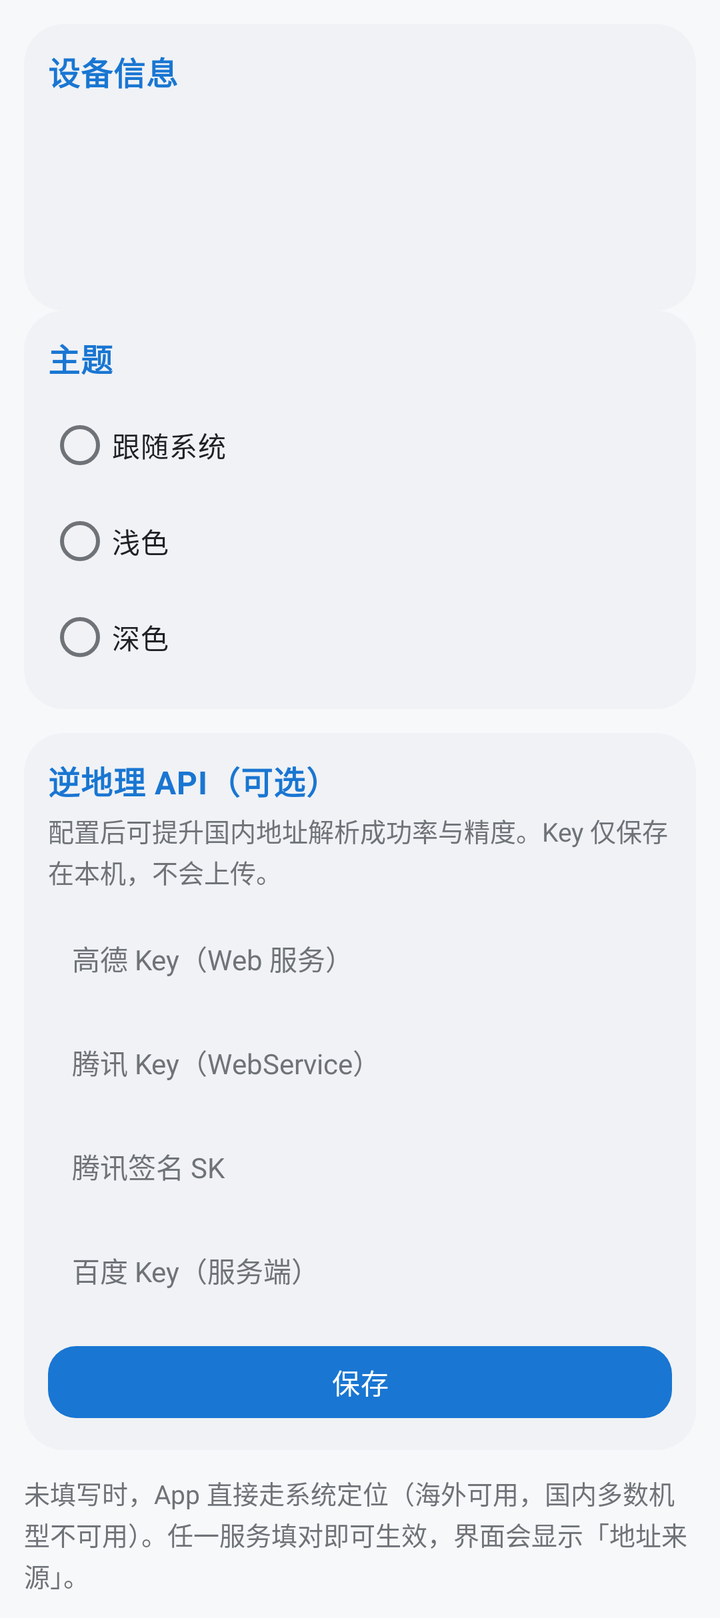
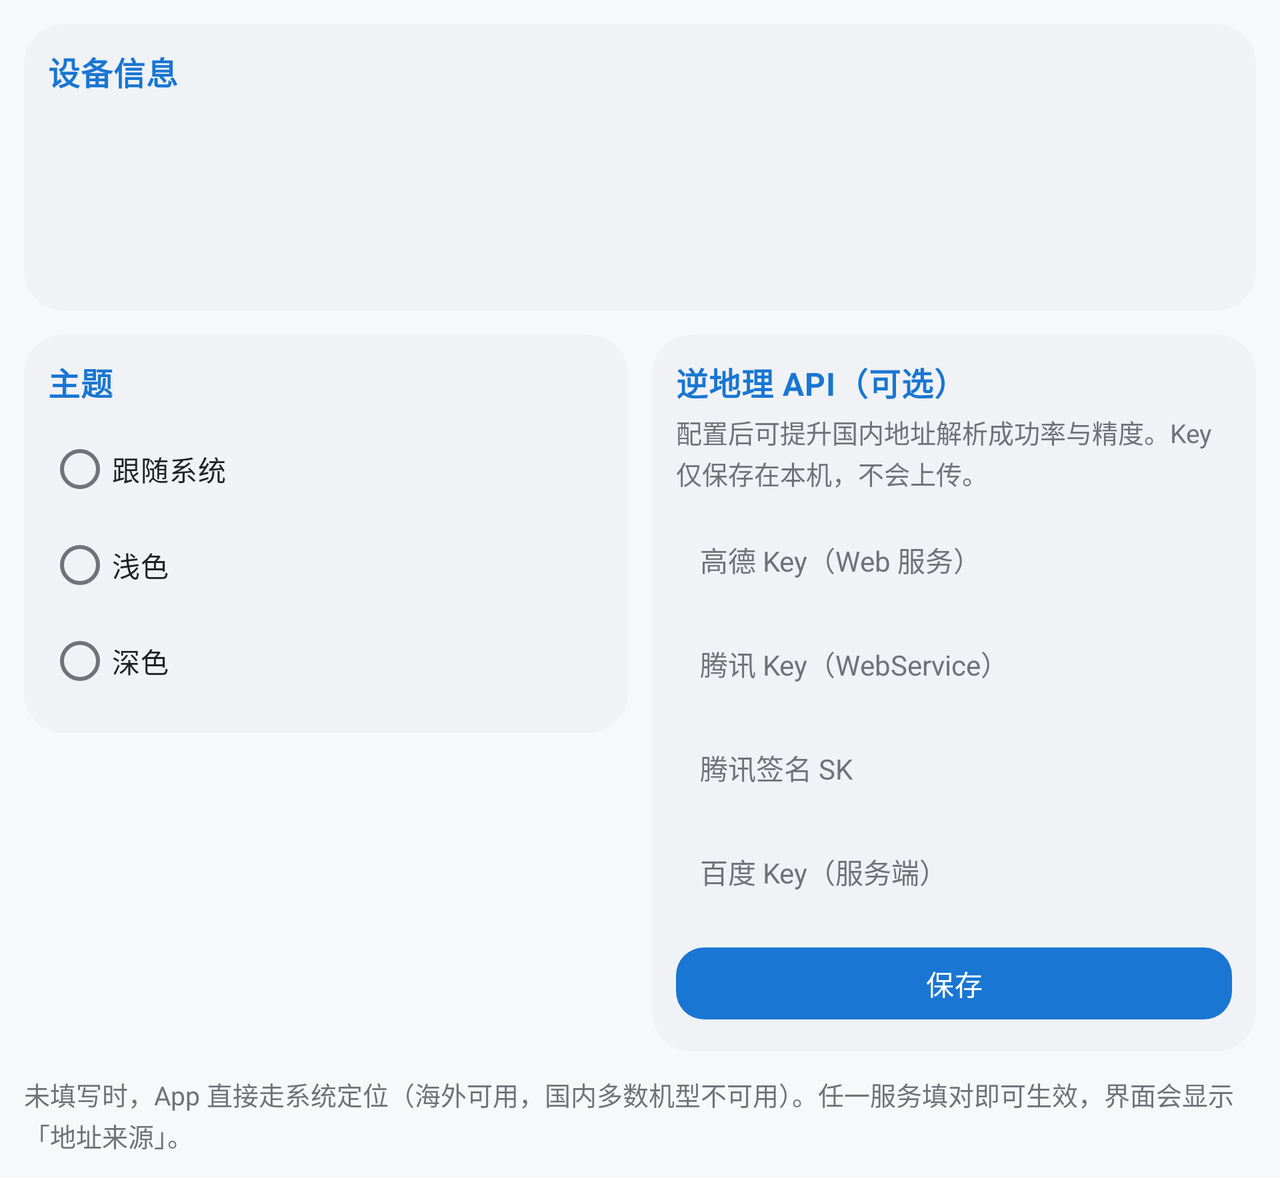

Compare how this app lays out the same screen by default and in its alternative resource folder. The renders come first, then the two layout files and the values they reference.
<!-- AndroidManifest.xml: application theme Theme.Suntime -->
<!-- res/layout/fragment_settings.xml -->
<?xml version="1.0" encoding="utf-8"?>
<ScrollView xmlns:android="http://schemas.android.com/apk/res/android"
    android:layout_width="match_parent"
    android:layout_height="match_parent"
    android:background="@color/bg"
    android:fillViewport="true">

    <LinearLayout
        android:layout_width="match_parent"
        android:layout_height="wrap_content"
        android:orientation="vertical"
        android:padding="@dimen/space_16"
        android:maxWidth="@dimen/content_max_width"
        android:layout_gravity="center_horizontal">

        
        <LinearLayout
            android:layout_width="match_parent"
            android:layout_height="wrap_content"
            android:background="@drawable/bg_group"
            android:orientation="vertical"
            android:padding="@dimen/space_12">

            <TextView
                style="@style/Text.Suntime.Header"
                android:layout_width="wrap_content"
                android:layout_height="wrap_content"
                android:text="@string/settings_device_info" />

            <TextView
                android:id="@+id/tvDeviceResolution"
                android:layout_width="match_parent"
                android:layout_height="wrap_content"
                android:layout_marginTop="@dimen/space_8"
                android:textColor="@color/text_primary"
                android:textSize="@dimen/text_body_sm" />

            <TextView
                android:id="@+id/tvDeviceDpi"
                android:layout_width="match_parent"
                android:layout_height="wrap_content"
                android:layout_marginTop="@dimen/space_4"
                android:textColor="@color/text_secondary"
                android:textSize="@dimen/text_body_sm" />

            <TextView
                android:id="@+id/tvDeviceDensity"
                android:layout_width="match_parent"
                android:layout_height="wrap_content"
                android:layout_marginTop="@dimen/space_4"
                android:textColor="@color/text_secondary"
                android:textSize="@dimen/text_body_sm" />

            <TextView
                android:id="@+id/tvDeviceSizeClass"
                android:layout_width="match_parent"
                android:layout_height="wrap_content"
                android:layout_marginTop="@dimen/space_4"
                android:textColor="@color/text_secondary"
                android:textSize="@dimen/text_body_sm" />
        </LinearLayout>

        
        <LinearLayout
            android:layout_width="match_parent"
            android:layout_height="wrap_content"
            android:background="@drawable/bg_group"
            android:orientation="vertical"
            android:padding="@dimen/space_12">

            <TextView
                style="@style/Text.Suntime.Header"
                android:layout_width="wrap_content"
                android:layout_height="wrap_content"
                android:text="@string/settings_theme" />

            <RadioGroup
                android:id="@+id/rgTheme"
                android:layout_width="match_parent"
                android:layout_height="wrap_content"
                android:layout_marginTop="@dimen/space_8"
                android:orientation="vertical">

                <RadioButton
                    android:id="@+id/rbThemeSystem"
                    android:layout_width="match_parent"
                    android:layout_height="wrap_content"
                    android:paddingVertical="@dimen/space_8"
                    android:text="@string/settings_theme_system"
                    android:textColor="@color/text_primary"
                    android:textSize="@dimen/text_body_sm" />

                <RadioButton
                    android:id="@+id/rbThemeLight"
                    android:layout_width="match_parent"
                    android:layout_height="wrap_content"
                    android:paddingVertical="@dimen/space_8"
                    android:text="@string/settings_theme_light"
                    android:textColor="@color/text_primary"
                    android:textSize="@dimen/text_body_sm" />

                <RadioButton
                    android:id="@+id/rbThemeDark"
                    android:layout_width="match_parent"
                    android:layout_height="wrap_content"
                    android:paddingVertical="@dimen/space_8"
                    android:text="@string/settings_theme_dark"
                    android:textColor="@color/text_primary"
                    android:textSize="@dimen/text_body_sm" />
            </RadioGroup>
        </LinearLayout>

        
        <LinearLayout
            android:layout_width="match_parent"
            android:layout_height="wrap_content"
            android:layout_marginTop="@dimen/space_16"
            android:background="@drawable/bg_group"
            android:orientation="vertical"
            android:padding="@dimen/space_12">

            <TextView
                style="@style/Text.Suntime.Header"
                android:layout_width="wrap_content"
                android:layout_height="wrap_content"
                android:text="@string/settings_api_title" />

            <TextView
                android:layout_width="match_parent"
                android:layout_height="wrap_content"
                android:layout_marginTop="@dimen/space_4"
                android:text="@string/settings_api_desc"
                android:textColor="@color/text_secondary"
                android:textSize="@dimen/text_caption"
                android:lineSpacingExtra="2dp" />

            <EditText
                android:id="@+id/etAmap"
                android:layout_width="match_parent"
                android:layout_height="@dimen/input_height"
                android:layout_marginTop="@dimen/space_12"
                android:background="@drawable/bg_search"
                android:hint="@string/settings_amap"
                android:inputType="text"
                android:paddingHorizontal="@dimen/space_12"
                android:singleLine="true"
                android:textColor="@color/text_primary"
                android:textColorHint="@color/text_secondary"
                android:textSize="@dimen/text_body_sm" />

            <EditText
                android:id="@+id/etTencent"
                android:layout_width="match_parent"
                android:layout_height="@dimen/input_height"
                android:layout_marginTop="@dimen/space_8"
                android:background="@drawable/bg_search"
                android:hint="@string/settings_tencent"
                android:inputType="text"
                android:paddingHorizontal="@dimen/space_12"
                android:singleLine="true"
                android:textColor="@color/text_primary"
                android:textColorHint="@color/text_secondary"
                android:textSize="@dimen/text_body_sm" />

            <EditText
                android:id="@+id/etTencentSk"
                android:layout_width="match_parent"
                android:layout_height="@dimen/input_height"
                android:layout_marginTop="@dimen/space_8"
                android:background="@drawable/bg_search"
                android:hint="@string/settings_tencent_sk"
                android:inputType="text"
                android:paddingHorizontal="@dimen/space_12"
                android:singleLine="true"
                android:textColor="@color/text_primary"
                android:textColorHint="@color/text_secondary"
                android:textSize="@dimen/text_body_sm" />

            <EditText
                android:id="@+id/etBaidu"
                android:layout_width="match_parent"
                android:layout_height="@dimen/input_height"
                android:layout_marginTop="@dimen/space_8"
                android:background="@drawable/bg_search"
                android:hint="@string/settings_baidu"
                android:inputType="text"
                android:paddingHorizontal="@dimen/space_12"
                android:singleLine="true"
                android:textColor="@color/text_primary"
                android:textColorHint="@color/text_secondary"
                android:textSize="@dimen/text_body_sm" />

            <Button
                android:id="@+id/btnSave"
                style="@style/Widget.Suntime.Button"
                android:layout_width="match_parent"
                android:layout_height="@dimen/button_height"
                android:layout_marginTop="@dimen/space_16"
                android:text="@string/settings_save" />
        </LinearLayout>

        <TextView
            android:layout_width="match_parent"
            android:layout_height="wrap_content"
            android:layout_marginTop="@dimen/space_12"
            android:text="@string/settings_note"
            android:textColor="@color/text_secondary"
            android:textSize="@dimen/text_caption"
            android:lineSpacingExtra="2dp" />

    </LinearLayout>
</ScrollView>
<!-- resources referenced by this layout -->
<resources>
  <color name="bg">#F7F8FA</color>
  <color name="text_primary">#202124</color>
  <color name="text_secondary">#6F7378</color>
  <dimen name="button_height">44dp</dimen>
  <dimen name="content_max_width">10000dp</dimen>
  <dimen name="input_height">44dp</dimen>
  <dimen name="space_12">12dp</dimen>
  <!-- from res/values-sw200dp/ -->
  <dimen name="space_16">12dp</dimen>
  <dimen name="space_4">4dp</dimen>
  <dimen name="space_8">8dp</dimen>
  <dimen name="text_body_sm">14sp</dimen>
  <dimen name="text_caption">13sp</dimen>
  <!-- drawable bg_group (drawable) -->
  <?xml version="1.0" encoding="utf-8"?>
  <shape xmlns:android="http://schemas.android.com/apk/res/android"
      android:shape="rectangle">
      <solid android:color="@color/surface_variant" />
      <corners android:radius="@dimen/radius_card" />
  </shape>
  <!-- drawable bg_search (drawable) -->
  <?xml version="1.0" encoding="utf-8"?>
  <shape xmlns:android="http://schemas.android.com/apk/res/android"
      android:shape="rectangle">
      <solid android:color="@color/surface_variant" />
      <corners android:radius="@dimen/radius_search" />
  </shape>
  <string name="settings_amap">高德 Key（Web 服务）</string>
  <string name="settings_api_desc">配置后可提升国内地址解析成功率与精度。Key 仅保存在本机，不会上传。</string>
  <string name="settings_api_title">逆地理 API（可选）</string>
  <string name="settings_baidu">百度 Key（服务端）</string>
  <string name="settings_device_info">设备信息</string>
  <string name="settings_note">未填写时，App 直接走系统定位（海外可用，国内多数机型不可用）。任一服务填对即可生效，界面会显示「地址来源」。</string>
  <string name="settings_save">保存</string>
  <string name="settings_tencent">腾讯 Key（WebService）</string>
  <string name="settings_tencent_sk">腾讯签名 SK</string>
  <string name="settings_theme">主题</string>
  <string name="settings_theme_dark">深色</string>
  <string name="settings_theme_light">浅色</string>
  <string name="settings_theme_system">跟随系统</string>
  <style name="Text.Suntime.Header" parent="">
          <item name="android:textSize">@dimen/text_item_title</item>
          <item name="android:textColor">@color/primary</item>
          <item name="android:textStyle">bold</item>
          <item name="android:letterSpacing">0.02</item>
      </style>
  <style name="Widget.Suntime.Button" parent="Widget.Material3.Button">
          <item name="cornerRadius">@dimen/radius_button</item>
          <item name="android:minHeight">44dp</item>
          <item name="android:textSize">14sp</item>
          <item name="android:letterSpacing">0.01</item>
          <item name="android:textAllCaps">false</item>
          <item name="rippleColor">@color/primary_container</item>
      </style>
  <style name="Theme.Suntime" parent="Theme.Suntime.Base">
          <item name="android:windowLightStatusBar">true</item>
          <item name="android:windowLightNavigationBar" tools:targetApi="o_mr1">true</item>
      </style>
  <color name="surface_variant">#F0F2F5</color>
  <dimen name="radius_card">20dp</dimen>
  <dimen name="radius_search">16dp</dimen>
  <dimen name="text_item_title">16sp</dimen>
  <color name="primary">#1976D2</color>
  <dimen name="radius_button">14dp</dimen>
  <color name="primary_container">#E3F0FC</color>
  <color name="on_primary">#FFFFFFFF</color>
  <color name="on_primary_container">#0F4C91</color>
  <color name="surface">#FFFFFFFF</color>
  <color name="outline">#DADCE0</color>
  <color name="divider">#E5E7EB</color>
  <style name="Widget.Suntime.Button.Outlined" parent="Widget.Material3.Button.OutlinedButton">
          <item name="cornerRadius">@dimen/radius_button</item>
          <item name="android:minHeight">44dp</item>
          <item name="android:textSize">14sp</item>
          <item name="android:textAllCaps">false</item>
          <item name="strokeColor">@color/outline</item>
          <item name="android:textColor">@color/text_primary</item>
          <item name="iconTint">@color/primary</item>
      </style>
  <!-- some entries are left out for length -->
</resources>
<!-- res/layout-w600dp/fragment_settings.xml (the repository's variant of the layout above) -->
<!-- drawn on the phone turned sideways -->
<?xml version="1.0" encoding="utf-8"?>
<ScrollView xmlns:android="http://schemas.android.com/apk/res/android"
    android:layout_width="match_parent"
    android:layout_height="match_parent"
    android:background="@color/bg"
    android:fillViewport="true">

    <LinearLayout
        android:layout_width="match_parent"
        android:layout_height="wrap_content"
        android:orientation="vertical"
        android:padding="@dimen/space_16"
        android:maxWidth="@dimen/content_max_width"
        android:layout_gravity="center_horizontal">

        
        <LinearLayout
            android:layout_width="match_parent"
            android:layout_height="wrap_content"
            android:background="@drawable/bg_group"
            android:orientation="vertical"
            android:padding="@dimen/space_12">

            <TextView
                style="@style/Text.Suntime.Header"
                android:layout_width="wrap_content"
                android:layout_height="wrap_content"
                android:text="@string/settings_device_info" />

            <TextView
                android:id="@+id/tvDeviceResolution"
                android:layout_width="match_parent"
                android:layout_height="wrap_content"
                android:layout_marginTop="@dimen/space_8"
                android:textColor="@color/text_primary"
                android:textSize="@dimen/text_body_sm" />

            <TextView
                android:id="@+id/tvDeviceDpi"
                android:layout_width="match_parent"
                android:layout_height="wrap_content"
                android:layout_marginTop="@dimen/space_4"
                android:textColor="@color/text_secondary"
                android:textSize="@dimen/text_body_sm" />

            <TextView
                android:id="@+id/tvDeviceDensity"
                android:layout_width="match_parent"
                android:layout_height="wrap_content"
                android:layout_marginTop="@dimen/space_4"
                android:textColor="@color/text_secondary"
                android:textSize="@dimen/text_body_sm" />

            <TextView
                android:id="@+id/tvDeviceSizeClass"
                android:layout_width="match_parent"
                android:layout_height="wrap_content"
                android:layout_marginTop="@dimen/space_4"
                android:textColor="@color/text_secondary"
                android:textSize="@dimen/text_body_sm" />
        </LinearLayout>

        
        <LinearLayout
            android:layout_width="match_parent"
            android:layout_height="wrap_content"
            android:layout_marginTop="@dimen/space_16"
            android:orientation="horizontal">

            
            <LinearLayout
                android:layout_width="0dp"
                android:layout_height="wrap_content"
                android:layout_weight="1"
                android:background="@drawable/bg_group"
                android:orientation="vertical"
                android:padding="@dimen/space_12">

                <TextView
                    style="@style/Text.Suntime.Header"
                    android:layout_width="wrap_content"
                    android:layout_height="wrap_content"
                    android:text="@string/settings_theme" />

                <RadioGroup
                    android:id="@+id/rgTheme"
                    android:layout_width="match_parent"
                    android:layout_height="wrap_content"
                    android:layout_marginTop="@dimen/space_8"
                    android:orientation="vertical">

                    <RadioButton
                        android:id="@+id/rbThemeSystem"
                        android:layout_width="match_parent"
                        android:layout_height="wrap_content"
                        android:paddingVertical="@dimen/space_8"
                        android:text="@string/settings_theme_system"
                        android:textColor="@color/text_primary"
                        android:textSize="@dimen/text_body_sm" />

                    <RadioButton
                        android:id="@+id/rbThemeLight"
                        android:layout_width="match_parent"
                        android:layout_height="wrap_content"
                        android:paddingVertical="@dimen/space_8"
                        android:text="@string/settings_theme_light"
                        android:textColor="@color/text_primary"
                        android:textSize="@dimen/text_body_sm" />

                    <RadioButton
                        android:id="@+id/rbThemeDark"
                        android:layout_width="match_parent"
                        android:layout_height="wrap_content"
                        android:paddingVertical="@dimen/space_8"
                        android:text="@string/settings_theme_dark"
                        android:textColor="@color/text_primary"
                        android:textSize="@dimen/text_body_sm" />
                </RadioGroup>
            </LinearLayout>

            
            <LinearLayout
                android:layout_width="0dp"
                android:layout_height="wrap_content"
                android:layout_weight="1"
                android:layout_marginStart="@dimen/space_16"
                android:background="@drawable/bg_group"
                android:orientation="vertical"
                android:padding="@dimen/space_12">

                <TextView
                    style="@style/Text.Suntime.Header"
                    android:layout_width="wrap_content"
                    android:layout_height="wrap_content"
                    android:text="@string/settings_api_title" />

                <TextView
                    android:layout_width="match_parent"
                    android:layout_height="wrap_content"
                    android:layout_marginTop="@dimen/space_4"
                    android:text="@string/settings_api_desc"
                    android:textColor="@color/text_secondary"
                    android:textSize="@dimen/text_caption"
                    android:lineSpacingExtra="2dp" />

                <EditText
                    android:id="@+id/etAmap"
                    android:layout_width="match_parent"
                    android:layout_height="@dimen/input_height"
                    android:layout_marginTop="@dimen/space_12"
                    android:background="@drawable/bg_search"
                    android:hint="@string/settings_amap"
                    android:inputType="text"
                    android:paddingHorizontal="@dimen/space_12"
                    android:singleLine="true"
                    android:textColor="@color/text_primary"
                    android:textColorHint="@color/text_secondary"
                    android:textSize="@dimen/text_body_sm" />

                <EditText
                    android:id="@+id/etTencent"
                    android:layout_width="match_parent"
                    android:layout_height="@dimen/input_height"
                    android:layout_marginTop="@dimen/space_8"
                    android:background="@drawable/bg_search"
                    android:hint="@string/settings_tencent"
                    android:inputType="text"
                    android:paddingHorizontal="@dimen/space_12"
                    android:singleLine="true"
                    android:textColor="@color/text_primary"
                    android:textColorHint="@color/text_secondary"
                    android:textSize="@dimen/text_body_sm" />

                <EditText
                    android:id="@+id/etTencentSk"
                    android:layout_width="match_parent"
                    android:layout_height="@dimen/input_height"
                    android:layout_marginTop="@dimen/space_8"
                    android:background="@drawable/bg_search"
                    android:hint="@string/settings_tencent_sk"
                    android:inputType="text"
                    android:paddingHorizontal="@dimen/space_12"
                    android:singleLine="true"
                    android:textColor="@color/text_primary"
                    android:textColorHint="@color/text_secondary"
                    android:textSize="@dimen/text_body_sm" />

                <EditText
                    android:id="@+id/etBaidu"
                    android:layout_width="match_parent"
                    android:layout_height="@dimen/input_height"
                    android:layout_marginTop="@dimen/space_8"
                    android:background="@drawable/bg_search"
                    android:hint="@string/settings_baidu"
                    android:inputType="text"
                    android:paddingHorizontal="@dimen/space_12"
                    android:singleLine="true"
                    android:textColor="@color/text_primary"
                    android:textColorHint="@color/text_secondary"
                    android:textSize="@dimen/text_body_sm" />

                <Button
                    android:id="@+id/btnSave"
                    style="@style/Widget.Suntime.Button"
                    android:layout_width="match_parent"
                    android:layout_height="@dimen/button_height"
                    android:layout_marginTop="@dimen/space_16"
                    android:text="@string/settings_save" />
            </LinearLayout>
        </LinearLayout>

        <TextView
            android:layout_width="match_parent"
            android:layout_height="wrap_content"
            android:layout_marginTop="@dimen/space_12"
            android:text="@string/settings_note"
            android:textColor="@color/text_secondary"
            android:textSize="@dimen/text_caption"
            android:lineSpacingExtra="2dp" />

    </LinearLayout>
</ScrollView>
<!-- resources referenced by the variant -->
<!-- as the phone turned sideways resolves them -->
<resources>
  <color name="bg">#F7F8FA</color>
  <color name="text_primary">#202124</color>
  <color name="text_secondary">#6F7378</color>
  <dimen name="button_height">44dp</dimen>
  <!-- from res/values-w600dp/ -->
  <dimen name="content_max_width">600dp</dimen>
  <dimen name="input_height">44dp</dimen>
  <dimen name="space_12">12dp</dimen>
  <!-- from res/values-sw200dp/ -->
  <dimen name="space_16">12dp</dimen>
  <dimen name="space_4">4dp</dimen>
  <dimen name="space_8">8dp</dimen>
  <dimen name="text_body_sm">14sp</dimen>
  <dimen name="text_caption">13sp</dimen>
  <!-- drawable bg_group (drawable) -->
  <?xml version="1.0" encoding="utf-8"?>
  <shape xmlns:android="http://schemas.android.com/apk/res/android"
      android:shape="rectangle">
      <solid android:color="@color/surface_variant" />
      <corners android:radius="@dimen/radius_card" />
  </shape>
  <!-- drawable bg_search (drawable) -->
  <?xml version="1.0" encoding="utf-8"?>
  <shape xmlns:android="http://schemas.android.com/apk/res/android"
      android:shape="rectangle">
      <solid android:color="@color/surface_variant" />
      <corners android:radius="@dimen/radius_search" />
  </shape>
  <string name="settings_amap">高德 Key（Web 服务）</string>
  <string name="settings_api_desc">配置后可提升国内地址解析成功率与精度。Key 仅保存在本机，不会上传。</string>
  <string name="settings_api_title">逆地理 API（可选）</string>
  <string name="settings_baidu">百度 Key（服务端）</string>
  <string name="settings_device_info">设备信息</string>
  <string name="settings_note">未填写时，App 直接走系统定位（海外可用，国内多数机型不可用）。任一服务填对即可生效，界面会显示「地址来源」。</string>
  <string name="settings_save">保存</string>
  <string name="settings_tencent">腾讯 Key（WebService）</string>
  <string name="settings_tencent_sk">腾讯签名 SK</string>
  <string name="settings_theme">主题</string>
  <string name="settings_theme_dark">深色</string>
  <string name="settings_theme_light">浅色</string>
  <string name="settings_theme_system">跟随系统</string>
  <style name="Text.Suntime.Header" parent="">
          <item name="android:textSize">@dimen/text_item_title</item>
          <item name="android:textColor">@color/primary</item>
          <item name="android:textStyle">bold</item>
          <item name="android:letterSpacing">0.02</item>
      </style>
  <style name="Widget.Suntime.Button" parent="Widget.Material3.Button">
          <item name="cornerRadius">@dimen/radius_button</item>
          <item name="android:minHeight">44dp</item>
          <item name="android:textSize">14sp</item>
          <item name="android:letterSpacing">0.01</item>
          <item name="android:textAllCaps">false</item>
          <item name="rippleColor">@color/primary_container</item>
      </style>
  <style name="Theme.Suntime" parent="Theme.Suntime.Base">
          <item name="android:windowLightStatusBar">true</item>
          <item name="android:windowLightNavigationBar" tools:targetApi="o_mr1">true</item>
      </style>
  <color name="surface_variant">#F0F2F5</color>
  <dimen name="radius_card">20dp</dimen>
  <dimen name="radius_search">16dp</dimen>
  <dimen name="text_item_title">16sp</dimen>
  <color name="primary">#1976D2</color>
  <dimen name="radius_button">14dp</dimen>
  <color name="primary_container">#E3F0FC</color>
  <color name="on_primary">#FFFFFFFF</color>
  <color name="on_primary_container">#0F4C91</color>
  <color name="surface">#FFFFFFFF</color>
  <color name="outline">#DADCE0</color>
  <color name="divider">#E5E7EB</color>
  <style name="Widget.Suntime.Button.Outlined" parent="Widget.Material3.Button.OutlinedButton">
          <item name="cornerRadius">@dimen/radius_button</item>
          <item name="android:minHeight">44dp</item>
          <item name="android:textSize">14sp</item>
          <item name="android:textAllCaps">false</item>
          <item name="strokeColor">@color/outline</item>
          <item name="android:textColor">@color/text_primary</item>
          <item name="iconTint">@color/primary</item>
      </style>
  <!-- some entries are left out for length -->
</resources>
